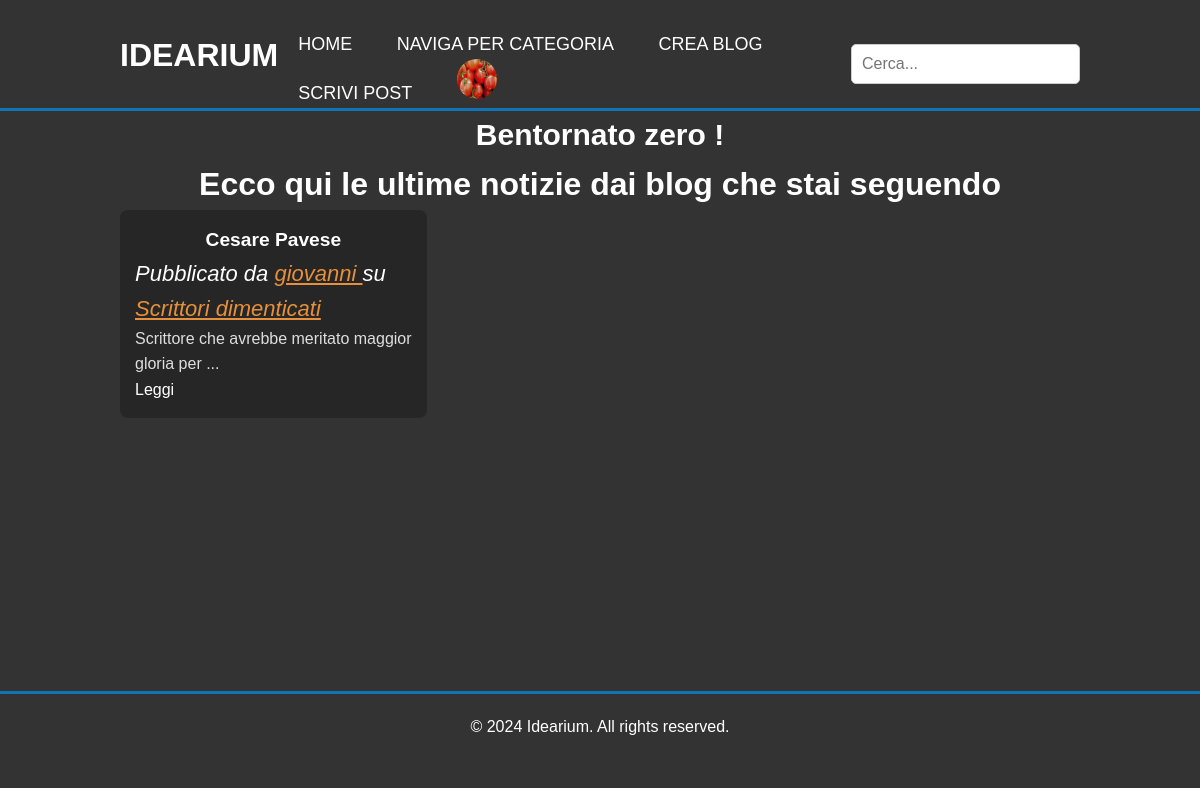
The app's page /index.php (signed in) with its own data.
### tables this page shows
CREATE TABLE `Post` (
  `id_post` int(20) UNSIGNED NOT NULL,
  `titolo_post` varchar(200) NOT NULL,
  `nome_autore_post` varchar(200) NOT NULL,
  `id_blog_appartenenza` int(10) UNSIGNED NOT NULL COMMENT 'ID del blog di appartenenza del post',
  `creazione` datetime NOT NULL DEFAULT current_timestamp(),
  `ultima_modifica` datetime NOT NULL DEFAULT current_timestamp() ON UPDATE current_timestamp(),
  `contenuto_post` text NOT NULL COMMENT 'Contenuto del post in Markdown',
  `immagine_post` varchar(300) DEFAULT NULL COMMENT 'Percorso di un''immagine eventualmente allegata al post. La possibilità di allegare immagini è una delle caratteristiche premium.',
  `numero_commenti` int(10) UNSIGNED NOT NULL DEFAULT 0
);

### www/tools/validation.php (called while the page is built, shortened)
<?php
function is_user_logged_in(): bool
{
    $user_is_logged_in = isset($_SESSION['current_user'][USER_USERNAME]);
    return $user_is_logged_in;
}

### www/tools/users_management.php (called while the page is built, shortened)
<?php
function get_current_user_username(): string
{
  return $_SESSION['current_user'][USER_USERNAME];
}

### www/tools/subscriptions_management.php (called while the page is built, shortened)
<?php
function get_user_subscriptions(PDO $db_connection, string $username): array|null
{
    try {
        $sql = 'SELECT blog.*
        FROM `' . BLOG_TABLE . '` AS blog
        INNER JOIN `' . SUBSCRIPTION_TABLE . '` AS subscriptions
        ON blog.`' . BLOG_ID . '` = subscriptions.`' . SUBSCRIPTION_BLOG_ID . '`
        WHERE
        subscriptions.`' . SUBSCRIPTION_USERNAME . '` = :username';
        $stmt = $db_connection->prepare($sql);
        $stmt->bindValue(':username', $username, PDO::PARAM_STR);
        $stmt->execute();
        $subscriptions = $stmt->fetchAll(PDO::FETCH_ASSOC);
        $subscriptions = empty($subscriptions) ? null : $subscriptions;
        return $subscriptions;
    } catch (Exception $e) {
        throw new Exception(FUNCTION_ERROR_MESSAGE . __FUNCTION__ . ' : ' . $e->getMessage());
    }
}
function get_user_feed(PDO $db_connection, string $username, int $number_of_posts_per_blog_to_show = 10): array|null
{
    try {
        $feed = [];
        $user_blog_subscriptions = get_user_subscriptions($db_connection, $username);
        $user_is_not_subscribed_to_any_blog = is_null($user_blog_subscriptions);
        foreach ($user_blog_subscriptions as $blog) {
            $current_blog_id = $blog[BLOG_ID];
            $current_blog_info = get_blog_info($db_connection, $current_blog_id);
            $current_blog_posts = get_posts_list_from_blog($db_connection, $current_blog_id);
            $current_blog_does_not_have_any_post = is_null($current_blog_posts);
            $feed[$current_blog_id][BLOG_TITLE] = $current_blog_info[BLOG_TITLE];
            $number_of_posts = count($current_blog_posts);
            $number_of_posts_per_blog_to_show = $number_of_posts < $number_of_posts_per_blog_to_show ? $number_of_posts : $number_of_posts_per_blog_to_show;
            $posts_to_show = array_slice($current_blog_posts, 0, $number_of_posts_per_blog_to_show);
            foreach ($posts_to_show as $post) {
                $current_post_id = $post[POST_ID];
                $feed[$current_blog_id]['posts'][$current_post_id] = $post;
            }
        }
        $there_are_not_posts_to_show = empty($feed);
        return $feed;
    } catch (Exception $e) {
        throw new Exception(FUNCTION_ERROR_MESSAGE . __FUNCTION__ . ' : ' . $e->getMessage());
    }
}
function get_post_preview_abstract(string $post_text, int $abstract_lenght = 50): string
{
    $post_lenght = strlen($post_text);
    $abstract_lenght = $post_lenght < $abstract_lenght ? $post_lenght : $abstract_lenght;
    $abstract = substr($post_text, 0, $abstract_lenght) . ' ... ';
    return $abstract;
}

### www/tools/blogs_management.php (called while the page is built, shortened)
<?php
function get_blog_info(PDO $db_connection, int $blog_id): array|bool
{
  try {
    $blog_info = false;
    if ($blog_id >= 0) {
      $sql = "SELECT * FROM " . BLOG_TABLE . " WHERE " . BLOG_ID . " = :blog_id";
      $stmt = $db_connection->prepare($sql);
      $stmt->bindValue(':blog_id', $blog_id, PDO::PARAM_INT);
      $stmt->execute();
      $blog_info = $stmt->fetch(PDO::FETCH_ASSOC);
    }
    return $blog_info;
  } catch (Exception $e) {
    throw new Exception("Errore nella funzione get_blog_info: " . $e->getMessage());
  }
}

### www/tools/posts_management.php (called while the page is built, shortened)
<?php
function get_posts_list_from_blog(PDO $db_connection, int $blog_id): array|null
{
  try {
    $sql = 'SELECT * FROM `' . POST_TABLE . '`
    WHERE `' . POST_BLOG . '` = :blog_id
    ORDER BY Post.' . POST_LAST_EDIT . ' DESC';
    $stmt = $db_connection->prepare($sql);
    $stmt->bindValue(':blog_id', $blog_id, PDO::PARAM_INT);
    $stmt->execute();
    $posts = $stmt->fetchAll(PDO::FETCH_ASSOC);
    return $posts;
  } catch (Exception $e) {
    throw new Exception(FUNCTION_ERROR_MESSAGE . __FUNCTION__ . ' : ' . $e->getMessage());
  }
}

### www/feed_post_view.php (the view, shortened to what this page needs)
<?php
require_once 'tools/general.php';
$post_title = $post_info[POST_TITLE];
$post_author = $post_info[POST_AUTHOR];
$post_abstract = get_post_preview_abstract($post_info[POST_TEXT]);
?>
<div class="blogs_list_in_user_page">
    <h3 class="post_preview_title">
        <a href="post.php?id=<?php echo $post_id; ?>">
            <?php echo $post_title; ?>
        </a>
    </h3>
    <address class="clear_address">
        Pubblicato da
        <a class="red_link" href="user.php?id=<?php echo $post_author ?>"> <?php echo $post_author ?> </a>
        su
        <a class="red_link" href="blog.php?id=<?php echo $blog_id ?>"> <?php echo $blog_title ?> </a>
    </address>
    <p class="post_preview_content">
        <?php echo $post_abstract; ?>
    </p>
    <a href="post.php?id=<?php echo $post_id; ?>">Leggi</a>
</div>

### www/contents/index_main_content.php (shortened to what this page needs)
<?php
if (is_user_logged_in()):  ?>
    <?php $current_user_username = get_current_user_username(); ?>
    <?php $feed = get_user_feed($db_connection, $current_user_username); ?>
    <div class="loggedin">
        <h3 class="loggedin_h3"> Bentornato <?php echo $current_user_username; ?> !</h3>
        <?php if (is_null($feed)): ?>
            <p class="welcome_message"> Cerca qualche blog da seguire: prova a <a class="first_link" href="browsebycategory.php">navigare tra le categorie</a> </p>
        <?php else: ?>
            <div class="usser_blogs_list">
                <h3>Ecco qui le ultime notizie dai blog che stai seguendo</h3>
                <div class="blog_list">
                    <?php
                    foreach ($feed as $blog_id => $feed_element) {
                        $blog_title = $feed_element[BLOG_TITLE];
                        $posts = $feed_element['posts'];
                        foreach ($posts as $post_id => $post_info) {
                            include 'feed_post_view.php';
                        }
                    }
                    ?>
                </div>
            </div>
        <?php endif; ?>
        <?php
endif;
?>

### www/styles.css (style rules this page uses)
* { margin: 0; padding: 0; box-sizing: border-box; }
html { height: 100%; }
body { font-family: sans-serif; background-color: #333; color: #fff; line-height: 1.6; display: flex; flex-direction: column; min-height: 100%; }
a { text-decoration: none; color: #fff; font-family: Arial, Helvetica, sans-serif; }
p { font-size: 18px; font-family: Arial, Helvetica, sans-serif; }
h3 { font-size: 32px; text-align: center; font-family: Verdana, Geneva, Tahoma, sans-serif; }
.wrapper { display: flex; flex-direction: column; min-height: 100vh; }
.loggedin_h3 { font-size: 30px; }
address, time { font-size: 22px; font-family: Verdana, Geneva, Tahoma, sans-serif; }
.post_preview_title { margin-top: 0; font-size: 1.2em; color: #e5e5e5; }
.post_preview_content { font-size: 1em; color: #dedede; }
.blogs_list_in_user_page { background-color: rgb(38, 38, 38); padding: 15px; border-radius: 8px; transition: transform 0.3s, background-color 0.3s; }
.blog_list { display: grid; grid-template-columns: repeat(3, 1fr); gap: 20px; margin-bottom: 20px; }
.red_link { color:#e7903c; text-decoration: underline; }

### records on screen
post: titolo_post "Cesare Pavese", nome_autore_post "giovanni", blog_title "Scrittori dimenticati", contenuto_post "Scrittore che avrebbe meritato maggior gloria per ..."

### other values on screen
$current_user_username "zero"
